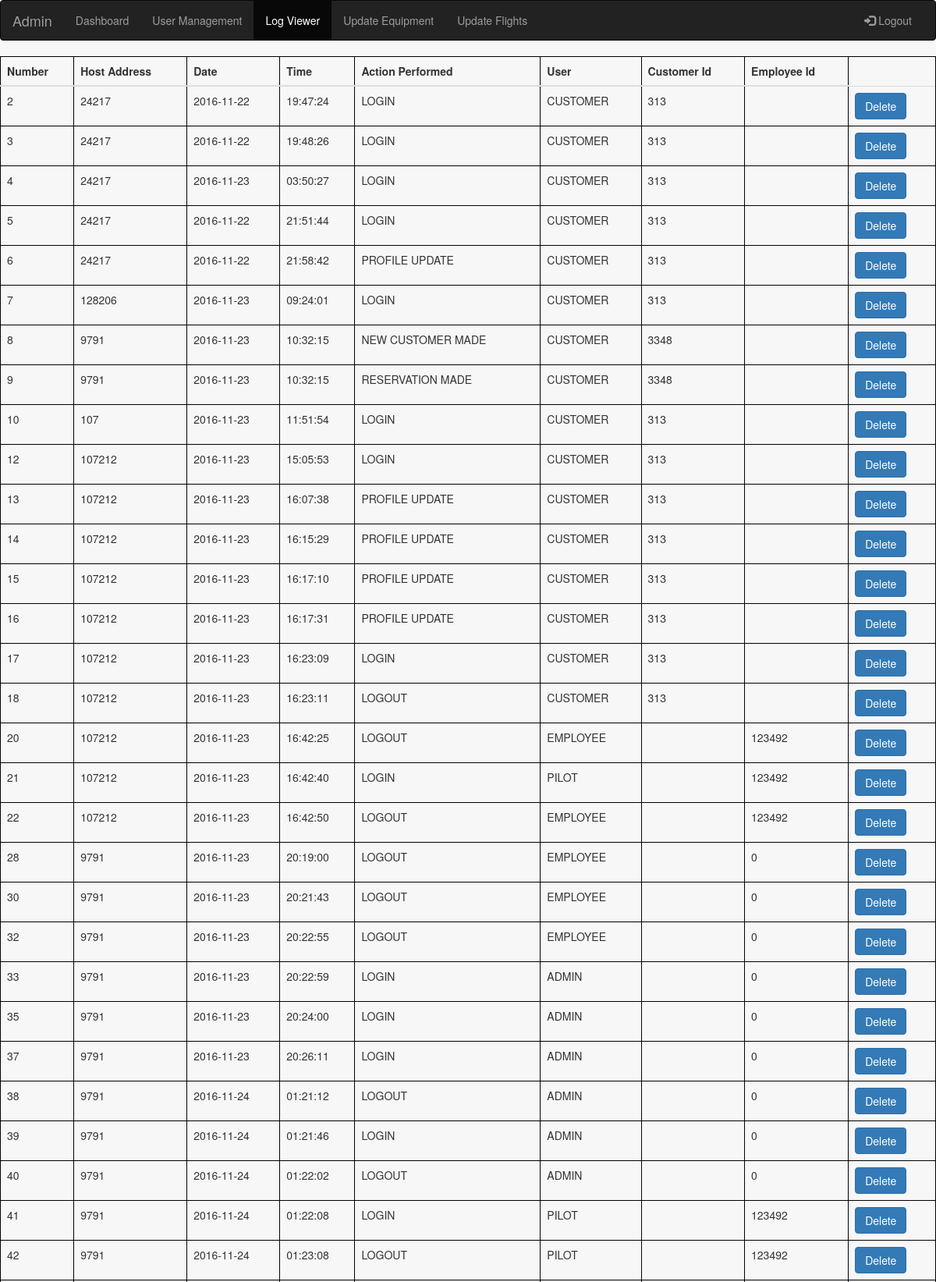
The app's page /AdminDash/LogView.php (signed in, upper part) with its own data.
### tables this page shows
CREATE TABLE `Log` (
  `Log_Num` int(11) NOT NULL AUTO_INCREMENT,
  `Log_IP_Address` int(11) NOT NULL,
  `Log_Date` date NOT NULL,
  `Log_Time` time NOT NULL,
  `Log_Action` varchar(30) DEFAULT NULL,
  `Log_User` varchar(30) DEFAULT NULL,
  `Cust_ID` int(11) DEFAULT NULL,
  `Emp_ID` int(11) DEFAULT NULL,
  PRIMARY KEY (`Log_Num`),
  KEY `Cust_ID` (`Cust_ID`),
  KEY `Emp_ID` (`Emp_ID`),
  CONSTRAINT `Log_ibfk_1` FOREIGN KEY (`Cust_ID`) REFERENCES `Customer` (`Cust_ID`),
  CONSTRAINT `Log_ibfk_2` FOREIGN KEY (`Emp_ID`) REFERENCES `Employee` (`Emp_ID`)
);

### AdminDash/LogView.php (the view, shortened to what this page needs)
<!DOCTYPE html>
<html lang="en">
<head>
  <link rel="stylesheet" type="text/css" media="screen" href="http://cdnjs.cloudflare.com/ajax/libs/fancybox/1.3.4/jquery.fancybox-1.3.4.css" />
   <link rel="stylesheet" href="css/bootstrap.min.css">
    </head>
		<body>
			<nav class="navbar navbar-inverse">
				<div class="container-fluid">
					<div class="navbar-header">
						<a class="navbar-brand" href="AdminDash.php">Admin</a>
					</div>
					<div class="collapse navbar-collapse" id="myNavbar">
						<ul class="nav navbar-nav">
							<li><a href="AdminDash.php">Dashboard</a></li>
							<li><a href="UserMan.php">User Management</a></li>
							<li class="active"><a href="LogView.php">Log Viewer</a></li>
							<li><a href="EquipUp.php">Update Equipment</a></li>
							<li><a href="FlightUp.php">Update Flights</a></li>
						</ul>
						<ul class="nav navbar-nav navbar-right">
							<li><a href="http://cs3380.rnet.missouri.edu/group/CS3380GRP23/www/Login/logout.php"><span class="glyphicon glyphicon-log-in"></span> Logout</a></li>
						</ul>
					</div>
					</div>
				</nav>
		</body>
	</html>
  <?php
      $hostname = 'localhost';
      $dbusername = 'CS3380GRP23';
      $dbpassword = 'e7d18aa';
      $database = 'CS3380GRP23';
      $link = mysqli_connect($hostname, $dbusername, $dbpassword, $database) or die ("Line 83" . mysqli_connect_error());
      $sql = "SELECT Log_Num AS `Number`, Log_IP_Address AS `Host Address`, Log_Date AS `Date`, Log_Time AS `Time`, Log_Action AS `Action Performed`, Log_User AS User, Cust_ID AS `Customer Id`, Emp_ID AS `Employee Id` FROM `Log`;";
      $result = mysqli_query($link, $sql) or die("Query Error: " . mysqli_error($link));
      echo "<table class='table table-hover'><thead>";
      while($fieldinfo = mysqli_fetch_field($result)){
        echo "<th>".$fieldinfo->name."</th>";
      }
      echo "</thead>";
      while($row = mysqli_fetch_array($result, MYSQLI_NUM)){
        echo "<tr>";
        $counter = 0;
        foreach ($row as $r) {
          echo "<td>$r</td>";
          if ($counter==0){
            $pk=$r;
          }
          $counter++;
        }
        echo "<td><form method='POST' action='deleteLog.php'>";
        echo "<button class='btn btn-primary' type='submit' name='delete' value='$pk'>Delete";
        echo "</form></td>";
      }
      echo "</tr>";
  ?>

### AdminDash/LogView.php (style rules this page uses)
body { background-color: #f7f7f7; }
table, th, td { border: 1px solid black; border-collapse: collapse; }

### records on screen
log: Log_Num "2", Log_IP_Address "24217", Log_Date "2016-11-22", Log_Time "19:47:24", Log_Action "LOGIN", Log_User "CUSTOMER", Cust_ID "313"
log: Log_Num "3", Log_IP_Address "24217", Log_Date "2016-11-22", Log_Time "19:48:26", Log_Action "LOGIN", Log_User "CUSTOMER", Cust_ID "313"
log: Log_Num "4", Log_IP_Address "24217", Log_Date "2016-11-23", Log_Time "03:50:27", Log_Action "LOGIN", Log_User "CUSTOMER", Cust_ID "313"
log: Log_Num "5", Log_IP_Address "24217", Log_Date "2016-11-22", Log_Time "21:51:44", Log_Action "LOGIN", Log_User "CUSTOMER", Cust_ID "313"
log: Log_Num "6", Log_IP_Address "24217", Log_Date "2016-11-22", Log_Time "21:58:42", Log_Action "PROFILE UPDATE", Log_User "CUSTOMER", Cust_ID "313"
log: Log_Num "7", Log_IP_Address "128206", Log_Date "2016-11-23", Log_Time "09:24:01", Log_Action "LOGIN", Log_User "CUSTOMER", Cust_ID "313"
log: Log_Num "8", Log_IP_Address "9791", Log_Date "2016-11-23", Log_Time "10:32:15", Log_Action "NEW CUSTOMER MADE", Log_User "CUSTOMER", Cust_ID "3348"
log: Log_Num "9", Log_IP_Address "9791", Log_Date "2016-11-23", Log_Time "10:32:15", Log_Action "RESERVATION MADE", Log_User "CUSTOMER", Cust_ID "3348"
log: Log_Num "10", Log_IP_Address "107", Log_Date "2016-11-23", Log_Time "11:51:54", Log_Action "LOGIN", Log_User "CUSTOMER", Cust_ID "313"
log: Log_Num "12", Log_IP_Address "107212", Log_Date "2016-11-23", Log_Time "15:05:53", Log_Action "LOGIN", Log_User "CUSTOMER", Cust_ID "313"
log: Log_Num "13", Log_IP_Address "107212", Log_Date "2016-11-23", Log_Time "16:07:38", Log_Action "PROFILE UPDATE", Log_User "CUSTOMER", Cust_ID "313"
log: Log_Num "14", Log_IP_Address "107212", Log_Date "2016-11-23", Log_Time "16:15:29", Log_Action "PROFILE UPDATE", Log_User "CUSTOMER", Cust_ID "313"
log: Log_Num "15", Log_IP_Address "107212", Log_Date "2016-11-23", Log_Time "16:17:10", Log_Action "PROFILE UPDATE", Log_User "CUSTOMER", Cust_ID "313"
log: Log_Num "16", Log_IP_Address "107212", Log_Date "2016-11-23", Log_Time "16:17:31", Log_Action "PROFILE UPDATE", Log_User "CUSTOMER", Cust_ID "313"
log: Log_Num "17", Log_IP_Address "107212", Log_Date "2016-11-23", Log_Time "16:23:09", Log_Action "LOGIN", Log_User "CUSTOMER", Cust_ID "313"
log: Log_Num "18", Log_IP_Address "107212", Log_Date "2016-11-23", Log_Time "16:23:11", Log_Action "LOGOUT", Log_User "CUSTOMER", Cust_ID "313"
log: Log_Num "20", Log_IP_Address "107212", Log_Date "2016-11-23", Log_Time "16:42:25", Log_Action "LOGOUT", Log_User "EMPLOYEE", Emp_ID "123492"
log: Log_Num "21", Log_IP_Address "107212", Log_Date "2016-11-23", Log_Time "16:42:40", Log_Action "LOGIN", Log_User "PILOT", Emp_ID "123492"
log: Log_Num "22", Log_IP_Address "107212", Log_Date "2016-11-23", Log_Time "16:42:50", Log_Action "LOGOUT", Log_User "EMPLOYEE", Emp_ID "123492"
log: Log_Num "28", Log_IP_Address "9791", Log_Date "2016-11-23", Log_Time "20:19:00", Log_Action "LOGOUT", Log_User "EMPLOYEE", Emp_ID "0"
log: Log_Num "30", Log_IP_Address "9791", Log_Date "2016-11-23", Log_Time "20:21:43", Log_Action "LOGOUT", Log_User "EMPLOYEE", Emp_ID "0"
log: Log_Num "32", Log_IP_Address "9791", Log_Date "2016-11-23", Log_Time "20:22:55", Log_Action "LOGOUT", Log_User "EMPLOYEE", Emp_ID "0"
log: Log_Num "33", Log_IP_Address "9791", Log_Date "2016-11-23", Log_Time "20:22:59", Log_Action "LOGIN", Log_User "ADMIN", Emp_ID "0"
log: Log_Num "35", Log_IP_Address "9791", Log_Date "2016-11-23", Log_Time "20:24:00", Log_Action "LOGIN", Log_User "ADMIN", Emp_ID "0"
log: Log_Num "37", Log_IP_Address "9791", Log_Date "2016-11-23", Log_Time "20:26:11", Log_Action "LOGIN", Log_User "ADMIN", Emp_ID "0"
log: Log_Num "38", Log_IP_Address "9791", Log_Date "2016-11-24", Log_Time "01:21:12", Log_Action "LOGOUT", Log_User "ADMIN", Emp_ID "0"
log: Log_Num "39", Log_IP_Address "9791", Log_Date "2016-11-24", Log_Time "01:21:46", Log_Action "LOGIN", Log_User "ADMIN", Emp_ID "0"
log: Log_Num "40", Log_IP_Address "9791", Log_Date "2016-11-24", Log_Time "01:22:02", Log_Action "LOGOUT", Log_User "ADMIN", Emp_ID "0"
log: Log_Num "41", Log_IP_Address "9791", Log_Date "2016-11-24", Log_Time "01:22:08", Log_Action "LOGIN", Log_User "PILOT", Emp_ID "123492"
log: Log_Num "42", Log_IP_Address "9791", Log_Date "2016-11-24", Log_Time "01:23:08", Log_Action "LOGOUT", Log_User "PILOT", Emp_ID "123492"

### other values on screen
$fieldinfo->name "Number"
$fieldinfo->name "Host Address"
$fieldinfo->name "Date"
$fieldinfo->name "Time"
$fieldinfo->name "Action Performed"
$fieldinfo->name "User"
$fieldinfo->name "Customer Id"
$fieldinfo->name "Employee Id"
